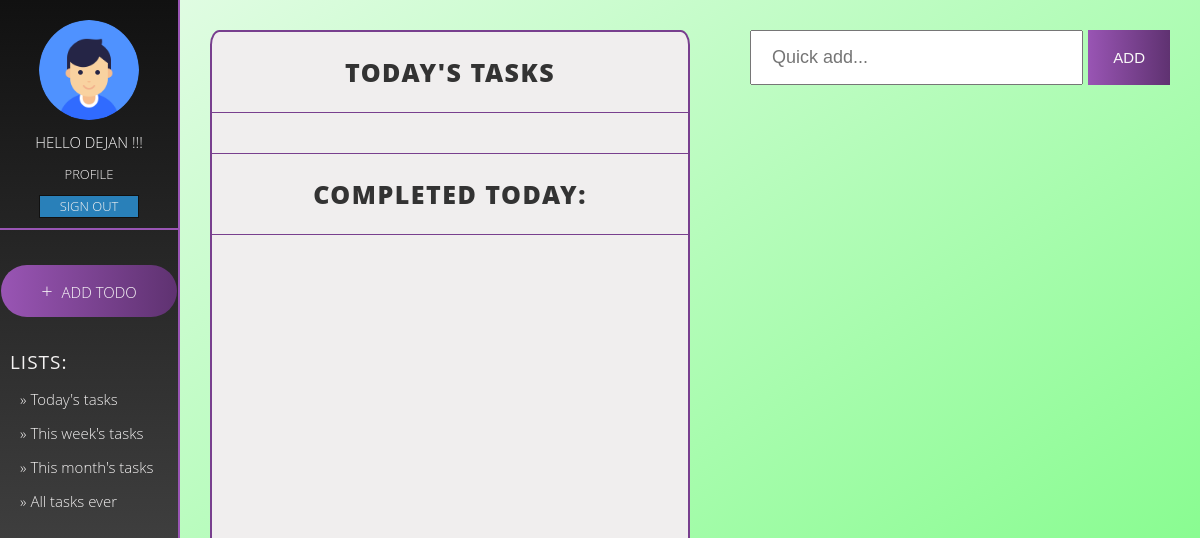
Page /index.php (signed in) on the committed database.
### tables this page shows
CREATE TABLE `users` (
  `id` int(11) NOT NULL,
  `username` varchar(50) NOT NULL,
  `password` varchar(255) NOT NULL,
  `email` varchar(100) NOT NULL,
  `image` varchar(200) NOT NULL DEFAULT 'default.png'
);

### db_utils.php (called while the page is built, shortened)
<?php
require_once("classes/User.php");
class Database{
	private $conn;
	public function __construct($configFile = "config.ini") {
		if($config = parse_ini_file($configFile)) {
			$host = $config["host"];
			$database = $config["database"];
			$user = $config["user"];
			$password = $config["password"];
			$this->conn = new PDO("mysql:host=$host;dbname=$database", $user, $password);
		}
		else
			exit("Missing configuration file.");
		$this->conn->setAttribute(PDO::ATTR_ERRMODE, PDO::ERRMODE_EXCEPTION);
	}
	public function getUserById($id){
		$sql = "SELECT * FROM ".TBL_USERS." WHERE ".COL_USERS_ID." = :id";
		$result = null;
		try {
			$st = $this->conn->prepare($sql);
			$st->bindValue(":id", $id);
			$st->execute();
			$match = $st->fetch(PDO::FETCH_ASSOC);
			if(!empty($match)){
				$result = new User($match[COL_USERS_ID], $match[COL_USERS_USERNAME], $match[COL_USERS_PASSWORD], $match[COL_USERS_EMAIL], $match[COL_USERS_IMAGE]);
			}
		} catch (PDOException $e) {
				echo $e->getMessage();
		}
		return $result;
	}
}

### classes/User.php (called while the page is built, shortened)
<?php
class User{
	private $id;
	private $username;
	private $image;
	public function __construct($id, $username, $password, $email, $image="default.png"){
		$this->id = $id;
		$this->username = $username;
		$this->image = $image;
	}
	public function getId(){
		return $this->id;
	}
	public function getUsername(){
		return $this->username;
	}
	public function getImage(){
		return $this->image;
	}
}

### index.php (the view, shortened to what this page needs)
<?php
	require_once("db_utils.php");
	$db = new Database();
?>
<!DOCTYPE html>
<html>
<head>
	<link rel="stylesheet" href="css/index.css">
</head>
<body>
	<?php
		if(!isset($_SESSION["user_id"])){
			header("Location: /authentication/login.php");
		}
		else {
			$user = $db->getUserById($_SESSION["user_id"]);
			echo "<nav class=\"sidebar\">
					<div class=\"profile_info\">
						<img class=\"profile_picture\" src=\"images/profile_pictures/".$user->getImage()."\">
						<h2 class=\"profile_greeting\">Hello ".$user->getUsername()." !!!</h2>
						<a class=\"profile_link\" href=\"/profile.php\">Profile</a>
						<a class=\"profile_signout\" href=\"/authentication/signout.php\">Sign out</a>
					</div>";
			?>
				<a href="/add_todo.php" class="sidebar_add_todo"><span>&#43;</span> Add todo</a>
				<div class="sidebar_options">
					<h2 class="options_header">Lists: </h2>
					<a class="options_link" href="?view=today">&raquo; Today's tasks</a>
					<a class="options_link" href="?view=week">&raquo; This week's tasks</a>
					<a class="options_link" href="?view=month">&raquo; This month's tasks</a>
					<a class="options_link" href="?view=all">&raquo; All tasks ever</a>
				</div>
			</nav>
			<div id="div_view">
				<div id="div_uncompleted">
					<?php
						$view = "today";
						if($view == "today"){
							echo "<h2 class=\"view_header\">Today's tasks </h2>";
						} else if($view == "week"){
							echo "<h2 class=\"view_header\">This week tasks </h2>";
							$todos = $db->getTasksForUser($user->getId(), date("Y-m-d", strtotime("+1 day")), date("Y-m-d", strtotime("+7 day")), 0);
						} else if($view == "month"){
							echo "<h2 class=\"view_header\">This month tasks </h2>";
							$todos = $db->getTasksForUser($user->getId(), date("Y-m-d", strtotime("+1 day")), date("Y-m-d", strtotime("+30 day")), 0);
						} else if($view == "all"){
							echo "<h2 class=\"view_header\">All tasks </h2>";
							$todos = $db->getTasksForUser($user->getId());
						} else {
							echo "<h2 class=\"view_header\">Today's tasks </h2>";
							$todos = $db->getTasksForUser($user->getId(), date("Y-m-d"), date("Y-m-d"));
						}
				?>
				</div>
				<div id="div_completed">
					<?php
						if($view != "all"){
							echo "<h2 class=\"view_header\">Completed today: </h2>";
						}
					?>
				</div>
			</div>
			<div class="div_right">
				<div class="quick_todo">
					<input id="quick_text" type="text" placeholder="Quick add..." maxlength="50">
					<button id="quick_submit" onClick="quick_add(<?php echo $user->getId() . ", '" . $view . "'"; ?>)">Add</button>
				</div>
			</div>
	<?php
		}
	?>
</body>
</html>

### css/index.css (style rules this page uses)
:root { --color-primary: #783F8E; --color-primary-light: #9955B4; --color-primary-dark: #5F3271; --color-grey-dark: #222; --color-grey-dark-1: #333; --color-grey-dark-2: #777; --color-grey-dark-3: #999; --color-grey-light-1: #faf9f9; --color-grey-light-2: #f4f2f2; --color-grey-light-3: #f0eeee; --color-grey-light-4: #ccc; --color-blue: #2980b9; --color-green-light: #74C69D; --color-green: #52B788; --color-green-dark: #40916C; --shadow-dark: 1rem 2rem rgba(#111111, .2); }
* { margin: 0; padding: 0; }
*, *::before, *::after { box-sizing: inherit; }
html { box-sizing: border-box; font-size: 62.5%; }
body { font-family: 'Open Sans', sans-serif; font-weight: 400; line-height: 1.6; color: var(--color-grey-dark); background-image: linear-gradient(to right bottom, #e8fcea, #77fc80); background-size: cover; background-repeat: no-repeat; min-height: 100vh; display: flex; }
.sidebar { background-image: linear-gradient(to bottom, #111, #545454); border-right: 2px solid var(--color-primary-light); flex: 0 0 15%; display: flex; flex-direction: column; justify-content: flex-start; align-items: stretch; }
.profile_info { margin: 2rem 0; padding-bottom: 1rem; display: flex; flex-direction: column; align-items: center; border-bottom: 2px solid var(--color-primary-light); }
.profile_picture { width: 10rem; height: 10rem; border-radius: 50%; margin-bottom: 1rem; }
.profile_greeting { font-size: 1.5rem; font-weight: 300; text-transform: uppercase; text-align: center; color: var(--color-grey-light-1); padding-bottom: 1rem; }
.profile_link { font-size: 1.3rem; font-weight: 300; text-transform: uppercase; color: var(--color-grey-light-2); text-decoration: none; padding-bottom: 1rem; }
.profile_signout { font-size: 1.3rem; font-weight: 300; text-transform: uppercase; color: var(--color-grey-light-2); background-color: var(--color-blue); text-decoration: none; padding: 0 2rem; border: 1px solid #111; }
.sidebar_add_todo { padding: 1rem 4rem; font-size: 1.5rem; font-weight: 300; background-image: linear-gradient(to right, var(--color-primary-light), var(--color-primary-dark)); text-transform: uppercase; text-decoration: none; border-radius: 100px; border: none; color: var(--color-grey-light-1); cursor: pointer; align-self: center; margin-top: 1.5rem; margin-bottom: 3rem; }
.sidebar_add_todo > span { font-size: 2rem; padding-right: 0.5rem; }
.sidebar_options { padding-bottom: 1rem; display: flex; flex-direction: column; align-items: start; padding-left: 1rem; }
.options_header { font-size: 1.9rem; font-weight: 500; text-transform: uppercase; color: var(--color-grey-light-2); letter-spacing: 1px; padding-bottom: 1rem; }
.options_link { padding-left: 1rem; font-size: 1.5rem; font-weight: 300; color: var(--color-grey-light-2); padding-bottom: 1rem; text-decoration: none; }
#div_view { margin: 3rem; display: flex; flex-direction: column; background-color: var(--color-grey-light-3); border-radius: 2%; border: 2px solid var(--color-primary); flex: 0 0 40%; overflow: hidden; }
#div_uncompleted { margin: 2rem 0; padding-bottom: 2rem; display: flex; flex-direction: column; align-items: stretch; color: var(--color-grey-dark-1); border-bottom: 1px solid var(--color-primary); }
#div_completed { margin-bottom: 2rem; display: flex; flex-direction: column; align-items: stretch; color: var(--color-grey-dark-1); }
.view_header { padding-bottom: 2rem; margin-bottom: 2rem; text-align: center; font-size: 2.5rem; font-weight: 800; text-transform: uppercase; letter-spacing: 1.5px; border-bottom: 1px solid var(--color-primary); color: var(--color-grey-dark-1); }
.div_right { display: flex; flex-direction: column; align-items: stretch; flex: 0 0 35%; align-self: flex-start; margin: 3rem; padding-bottom: 0; }
.quick_todo { display: flex; flex-direction: row; justify-content: space-between; margin-bottom: 2.5rem; }
.quick_todo > input[type=text] { padding: 1.5rem 2rem; font-size: 1.8rem; font-weight: 400; color: var(--color-grey-dark-1); flex-grow: 1; }
.quick_todo > button { padding: 1.5rem 2.5rem; margin-left: .5rem; font-size: 1.5rem; font-weight: 400; text-transform: uppercase; background-image: linear-gradient(to right, var(--color-primary-light), var(--color-primary-dark)); border: none; color: var(--color-grey-light-1); cursor: pointer; }

### rows in the picture
users: image (picture), username "DEJAN"
